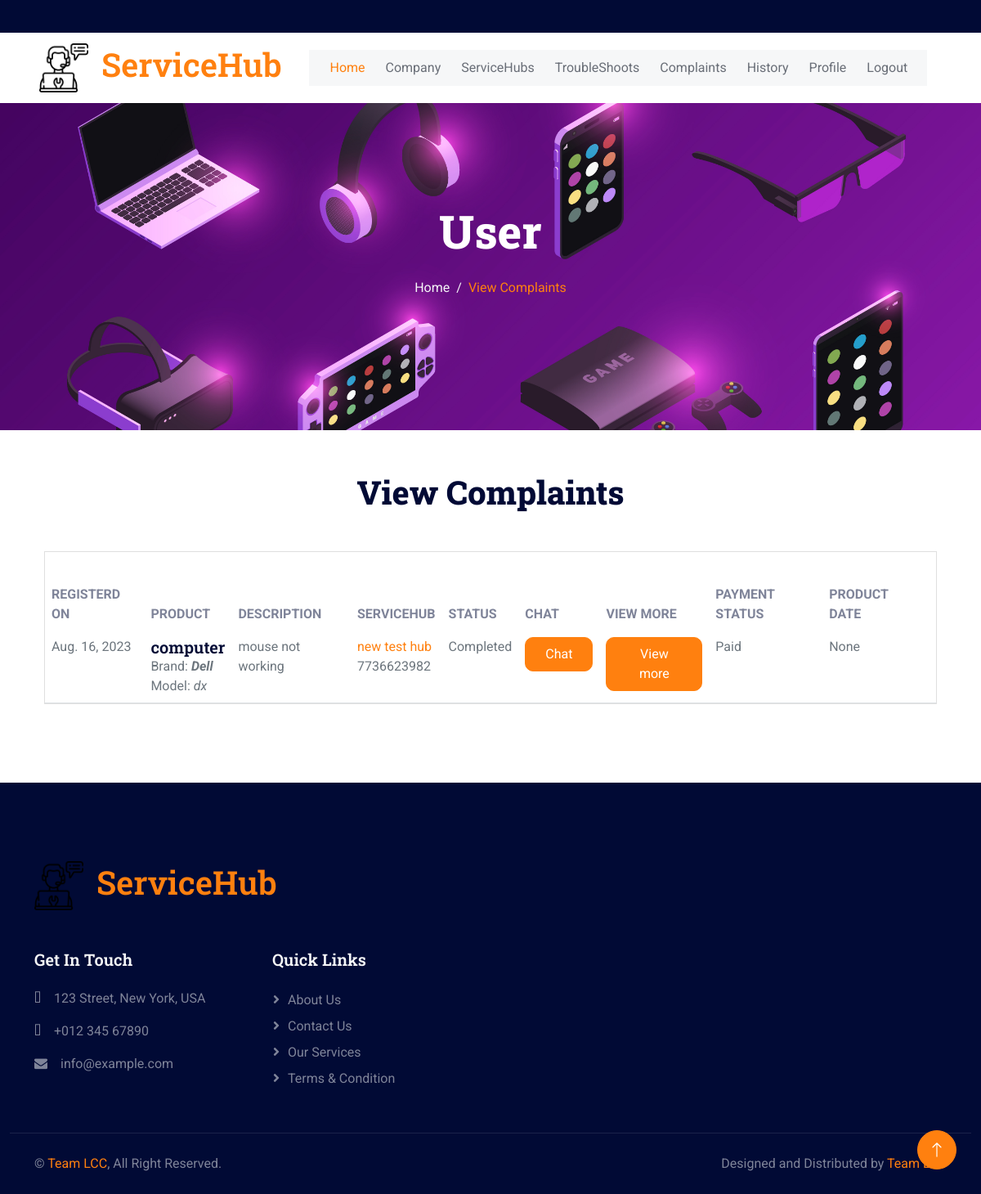
Screenshot of /user-viewcomplaints/ (signed in) with the database file from the repository.
### servicehub_app/models.py (models this page shows)
class Complaint(models.Model):
    hub=models.ForeignKey(ServicehubReg,on_delete=models.CASCADE)
    serviceproduct=models.ForeignKey(Serviceproducts,on_delete=models.CASCADE)
    user=models.ForeignKey(UserReg,on_delete=models.CASCADE,null=True)
    completed_on=models.DateField(null=True)
    model=models.CharField(max_length=30)
    complaint_text=models.TextField()
    booked_on=models.DateField(null=True)
    submitdate=models.DateField(null=True)
    total=models.CharField(max_length=30,null=True)
    paid_on=models.DateField(null=True)
    payment_type=models.CharField(max_length=30,null=True)
    feedback_desc=models.TextField(null=True,blank=True)
    rating=models.CharField(max_length=30,null=True,blank=True)
    payment_status=models.CharField(max_length=30,default='Unpaid')
    complaint_status=models.CharField(max_length=30,default='Pending')

class Serviceproducts(models.Model):
    hubbrands=models.ForeignKey(HubBrands,on_delete=models.CASCADE,null=True)
    productname=models.CharField(max_length=30)

class HubBrands(models.Model):
    hub=models.ForeignKey(ServicehubReg,on_delete=models.CASCADE)
    brand=models.ForeignKey(Brand,on_delete=models.CASCADE)

class Brand(models.Model):
    brandname=models.CharField(max_length=30)

class ServicehubReg(models.Model):
    hub_login=models.ForeignKey(Login,on_delete=models.CASCADE)
    hub_name=models.CharField(max_length=30,null=True)
    hub_image=models.ImageField()
    hub_phone=models.CharField(max_length=30,null=True)
    hub_email=models.EmailField(null=True)
    hub_address=models.TextField()
    hub_pin=models.CharField(max_length=30,null=True)
    district=models.CharField(max_length=30)
    hub_licence=models.FileField()

### servicehub_app/views.py (the view)
# urls.py: path('user-viewcomplaints/',views.user_viewcomplaints),
def user_viewcomplaints(request):
    user=request.session['uid']
    complaintid=request.GET.get('cid')
    if complaintid:
        now = date.today()
        complaint=Complaint.objects.filter(id=complaintid).update(booked_on=now)
        msg=messages.success(request,'Your Complaint has been Registered Wait for service hub status')
    complaints=Complaint.objects.filter(user_id=user)
    return render(request,'user/user_viewcomplaints.html',{'complaints':complaints})

### templates/user/user_viewcomplaints.html (shortened to what this page needs)
{% extends 'user/user_dashboard.html' %}
{% block user %}
<div class="container-fluid page-header py-5 mb-1 wow fadeIn" data-wow-delay="0.1s" style="height: 400px!important;">
    <div class="container text-center py-5">
        <h1 class="display-4 text-white animated slideInDown mb-4" >User</h1>
        <nav aria-label="breadcrumb animated slideInDown">
            <ol class="breadcrumb justify-content-center mb-0">
                <li class="breadcrumb-item"><a href="/user-dashboard" >Home</a></li>
                <li class="breadcrumb-item active" aria-current="page" >View Complaints</li>
            </ol>
        </nav>
    </div>
</div>
<div class="container-xxl py-5">
    <div class="container">
        <link href="https://maxcdn.bootstrapcdn.com/font-awesome/4.7.0/css/font-awesome.min.css" rel="stylesheet" />
        <div class="container">
        <div class="text-center mx-auto" style="max-width: 500px;">
            <h1 class="display-6 mb-5">View Complaints</h1>
        </div>
        <div class="row">
            <div class="col-md-12">
                <div class="card">
                    <div class="card-body">
                    </div>
                    <div class="table-responsive">
                        <table class="table no-wrap user-table mb-0">
                          <thead>
                            <tr>
                              <th scope="col" class="border-0 text-uppercase font-medium">Registerd on</th>
                              <th scope="col" class="border-0 text-uppercase font-medium">Product</th>
                              <th scope="col" class="border-0 text-uppercase font-medium">Description</th>
                              <th scope="col" class="border-0 text-uppercase font-medium">ServiceHub</th>
                              <th scope="col" class="border-0 text-uppercase font-medium">Status</th>
                              <th scope="col" class="border-0 text-uppercase font-medium">Chat</th>
                              <th scope="col" class="border-0 text-uppercase font-medium" >View More</th>
                              <th scope="col" class="border-0 text-uppercase font-medium" >Payment Status</th>
                              <th scope="col" class="border-0 text-uppercase font-medium">Product Date</th>
                            </tr>
                          </thead>
                          <tbody>
                            {% for complaint in complaints %}
                            <tr>
                            <td>
                                <span class="text-muted">{{complaint.booked_on}}</span><br>
                            </td>
                              <td>
                                  <h5 class="font-medium mb-0">{{complaint.serviceproduct.productname}}</h5>
                                  <span class="text-muted">Brand: <b><i>{{complaint.serviceproduct.hubbrands.brand.brandname}}</i></b></span><br>
                                  <span class="text-muted">Model: <i>{{complaint.model}}</i></span>
                              </td>
                              <td>
                                  <span class="text-muted">{{complaint.complaint_text}}</span><br>
                              </td>
                              <td>
                                  <span class="text-muted"><a href="/user-viewsinglehub?hubid={{complaint.hub.id}}">{{complaint.hub.hub_name}}</a></span><br>
                                  <span class="text-muted">{{complaint.hub.hub_phone}}</span>
                              </td>
                              <td>
                                  <span class="text-muted">{{complaint.complaint_status}}</span><br>
                              </td>
                              <td>
                                <span class="text-muted"><a href="/user-chat?cid={{complaint.id}}" class="btn btn-primary py-2 px-4" style="border-radius: 10px;">Chat</a></span><br>
                            </td>
                            <td>
                                <span class="text-muted">
                                    <a href="/user-viewmorecomplaintdetail?cid={{complaint.id}}" class="btn btn-primary py-2 px-4" style="border-radius: 10px;">View more</a>
                                </span>
                            </td>
                            <td>
                                <span class="text-muted">{{complaint.payment_status}}</span><br>
                            </td>
                            <td>
                                <span class="text-muted">{{complaint.submitdate}}</span><br>
                            </td>
                            <td>
                            </td>
                            </tr>
                            {% endfor %}
                          </tbody>
                        </table>
                    </div>
                </div>
            </div>
        </div>
        </div>
    </div>
</div>
{% endblock user %}

### static/css/style.css (style rules this page uses)
:root { --primary: #FF800F; --secondary: #001064; --light: #F6F7F8; --dark: #010A35; }
.btn { transition: .5s; }
.btn.btn-primary, .btn.btn-outline-primary:hover, .btn.btn-secondary, .btn.btn-outline-secondary:hover { color: #FFFFFF; }
.page-header { background: linear-gradient(rgba(1, 10, 53, 0), rgba(1, 10, 53, 0)), url(../img/c-1.jpg) center center no-repeat; background-size: cover; background-position: center center; padding-top: 6.25% !important; }
.page-header .breadcrumb-item a, .page-header .breadcrumb-item+.breadcrumb-item::before { color: var(--light); }
.page-header .breadcrumb-item a:hover, .page-header .breadcrumb-item.active { color: var(--primary); }

### rows the page displays
Complaint: booked_on "Aug. 16, 2023", serviceproduct.productname "computer", serviceproduct.hubbrands.brand.brandname "Dell", model "dx", complaint_text "mouse not working", hub.hub_name "new test hub", hub.hub_phone "7736623982", complaint_status "Completed", payment_status "Paid", submitdate "None"
